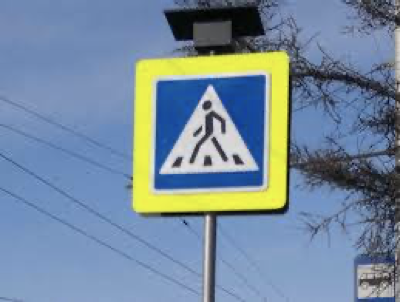
#> input picture Datasets/images/road123.png, 400 x 302 px, found by its file name; its folder holds 4 pictures in this run
$ jupyter execute --allow-errors TrafficSignDetection.ipynb
#> lines starting #> are read from the running program, lines starting #| are printed output that depends on the picture; pictures that were not available may be replaced by others from this repository, and a replacement may not be noted
[cell 1]
import time
import os
import cv2
import numpy as np
import pandas as pd
import matplotlib.pyplot as plt
import xml.etree.ElementTree as etree

from skimage.transform import resize
from skimage import feature
from sklearn.svm import SVC
from sklearn.preprocessing import LabelEncoder, StandardScaler
from sklearn.model_selection import train_test_split
from sklearn.metrics import accuracy_score

[cell 2]
label_dir = 'Datasets/annotations'
image_dir = 'Datasets/images'

list_image = []
list_label = []

#> (the rest of this cell did not finish here and is left out)

#> (a cell that did not finish here is left out)

                                                                PREPROCESSING IMAGE, USING HoG features

[cell 4]
def preprocess_image(image):
    if(len(image) > 2):
        image = cv2.cvtColor(image, cv2.COLOR_BGR2GRAY)

    image = image.astype(np.float32)

    resized_img = resize(image, output_shape=(32, 32), anti_aliasing=True)

    hog_features = feature.hog(resized_img, orientations=9, pixels_per_cell=(8, 8), cells_per_block=(2, 2), transform_sqrt=True, block_norm='L2',feature_vector=True)

    return hog_features

[cell 5]
img_processed_list = []

for img in list_image:
    img_features = preprocess_image(img)
    img_processed_list.append(img_features)
#> further down, image is the input picture: shape (302, 400, 3); mean B, G, R 157.9, 137.8, 117.1

img_processed_list = np.array(img_processed_list)

#> (the rest of this cell did not finish here and is left out)

[cell 6]
label_encoder = LabelEncoder()
encoded_label = label_encoder.fit_transform(list_label)

print(encoded_label)

#> (the rest of this cell did not finish here and is left out)

                                                BUILD FUNCTION OBJECT DETECTION WITH SLIDING WINDOW AND PYRAMID IMAGE

[cell 7]
def sliding_window(image, window_sizes, stride):

    image_height, image_width = image.shape[:2]

    windows = []

    for window_size in window_sizes:
        window_width, window_height = window_size
        for y in range(0, image_height - window_height + 1, stride):
            for x in range(0, image_width - window_width + 1, stride):
                windows.append([x, y, x + window_width, y + window_height])

    return windows

def pyramid_image(image, scale=0.8, min_size=(30, 30)):
#> called with scale = 0.8, min_size = (30, 30)
    first_scale = 1.0
    pyramid_imgs = [(image, first_scale)]

    while True:
        first_scale = first_scale * scale
        h = int(image.shape[0] * first_scale)
        w = int(image.shape[1] * first_scale)
        if h < min_size[1] or w < min_size[0]:
            break

        image = cv2.resize(image, (w, h))
        pyramid_imgs.append((image, first_scale))
#> this loop made 5 passes
#> pass 2, in pyramid_image, `image = cv2.resize(image, (w, h))`:
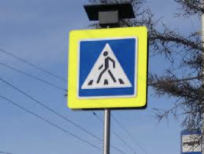
#> image: shape (154, 204, 3); mean of channels 0, 1, 2 157.8, 137.7, 116.9; drawn as B, G, R
#> pass 3, in pyramid_image, `image = cv2.resize(image, (w, h))`:
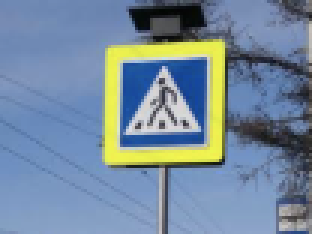
#> image: shape (78, 104, 3) (shown 3 times larger); mean of channels 0, 1, 2 157.7, 137.6, 116.8; drawn as B, G, R
#> after the loop:
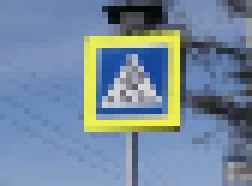
#> image: shape (31, 42, 3) (shown 6 times larger); mean of channels 0, 1, 2 157.4, 137.2, 116.4; drawn as B, G, R
#> after the loop, first_scale = 0.328; pyramid_imgs = 5 items

    return pyramid_imgs


# [19 lines left out: function draw_rectangle, not called in this run]

                                                                TEST

[cell 8]
# [13 lines left out: function compute_iou, not called in this run]

[cell 9]
# [33 lines left out: function nms, not called in this run]

[cell 10]
img_test_dir = 'ImageTest'
img_test_list = os.listdir(img_test_dir)[:20]
threadhold = 0.99
stride = 28
window_sizes = [
    (32, 32),
    (64, 64),
    (128, 128),
    (256, 256),
    (512, 512)
]

#> (the rest of this cell did not finish here and is left out)

$ run again, on Datasets/images/road14.png
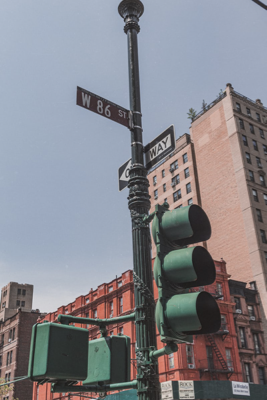
#> input picture Datasets/images/road14.png, 267 x 400 px, found by its file name
#> image is the input picture: shape (400, 267, 3); mean B, G, R 138.7, 132.2, 132.8
#> the loop in pyramid_image, `while True:` made 4 passes
#> pass 3, in pyramid_image, `image = cv2.resize(image, (w, h))`:
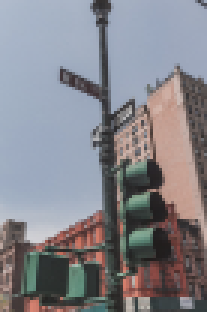
#> image: shape (104, 69, 3) (shown 3 times larger); mean of channels 0, 1, 2 138.4, 132, 132.5; drawn as B, G, R
#> after the loop in pyramid_image, `while True:`: first_scale = 0.41; pyramid_imgs = 4 items

$ run again, on Datasets/images/road144.png
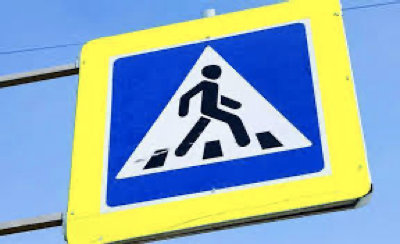
#> input picture Datasets/images/road144.png, 400 x 244 px, found by its file name
#> image is the input picture: shape (244, 400, 3); mean B, G, R 182.2, 170.9, 142.2
#> the loop in pyramid_image, `while True:` made 4 passes
#> pass 1, in pyramid_image, `image = cv2.resize(image, (w, h))`:
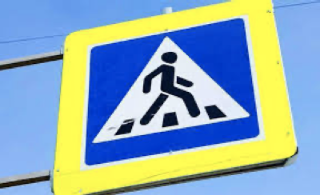
#> image: shape (195, 320, 3); mean of channels 0, 1, 2 182.1, 170.9, 142.1; drawn as B, G, R
#> pass 3, in pyramid_image, `image = cv2.resize(image, (w, h))`:
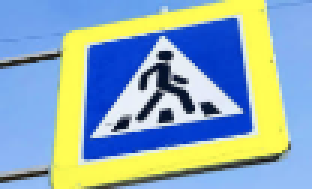
#> image: shape (63, 104, 3) (shown 3 times larger); mean of channels 0, 1, 2 181.9, 170.7, 142; drawn as B, G, R
#> after the loop in pyramid_image, `while True:`: first_scale = 0.41; pyramid_imgs = 4 items

$ run again, on Datasets/images/road154.png
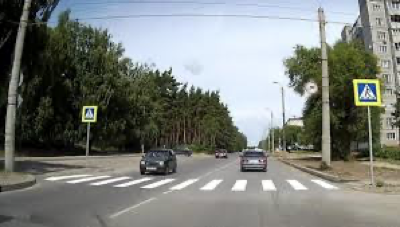
#> input picture Datasets/images/road154.png, 400 x 227 px, found by its file name
#> image is the input picture: shape (227, 400, 3); mean B, G, R 121.8, 126.7, 122.7
#> the loop in pyramid_image, `while True:` made 4 passes
#> pass 1, in pyramid_image, `image = cv2.resize(image, (w, h))`:
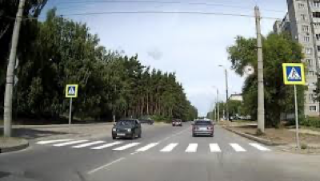
#> image: shape (181, 320, 3); mean of channels 0, 1, 2 121.7, 126.6, 122.6; drawn as B, G, R
#> after the loop in pyramid_image, `while True:`: first_scale = 0.41; pyramid_imgs = 4 items
